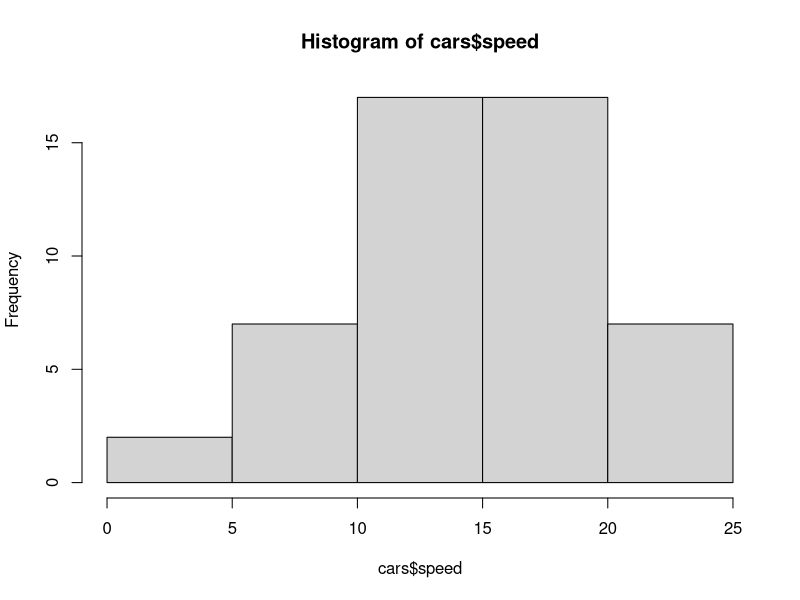
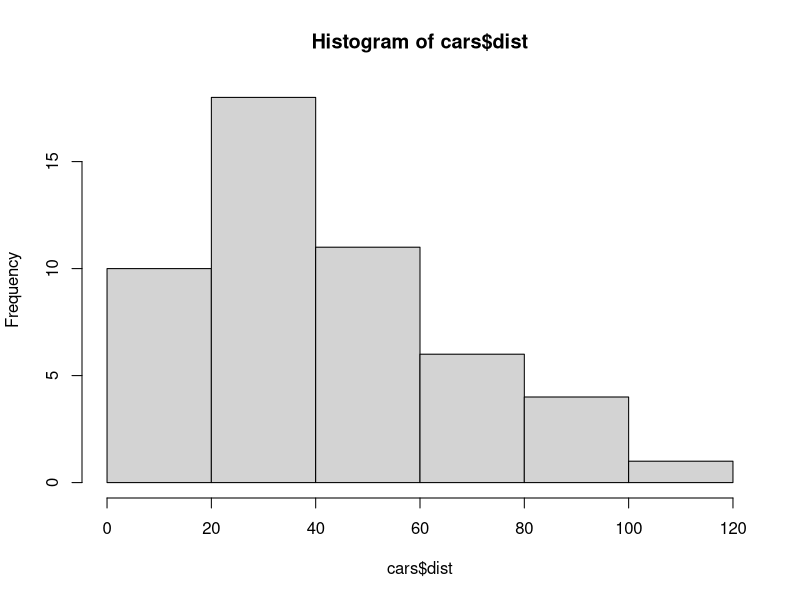

These charts were generated, in order, by the following R code:
## ---- chunk 1
knitr::opts_chunk$set(echo = TRUE)
## ---- chunk 2

## ---- chunk 3
summary(cars)
## ---- chunk 4
hist(cars$speed)
## ---- chunk 5
hist(cars$dist)
